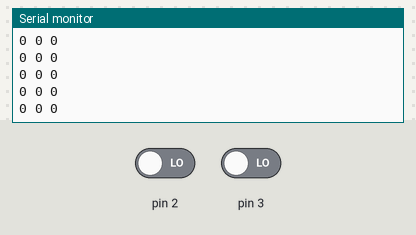
Recording of a sketch running on a simulated Arduino Uno, built with avr-gcc and run on an emulated ATmega328P. On the bench: the last lines printed to the serial monitor. The inputs (shaded band) are chosen by the test bench; at power-on: pin 2 LOW, pin 3 LOW.

Above: at 1.2 s.
1.3 s: pin 2 driven HIGH
At 2.3 s:
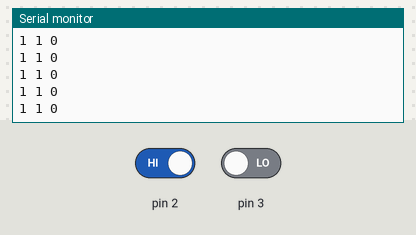
2.8 s: pin 3 driven HIGH
At 3.7 s:
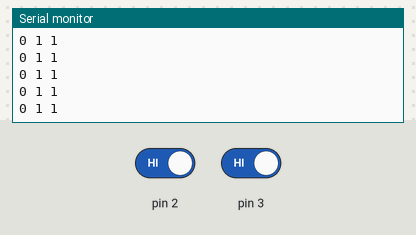
4.3 s: pin 2 driven LOW
At 5.1 s:
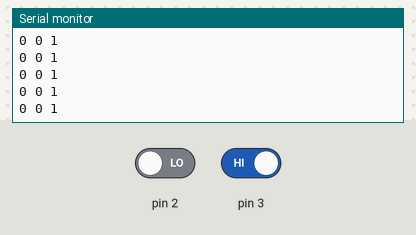

Measured:
- after the input at 1.3 s, the serial monitor: prints a new line after 0.07 s (image 1)
- after the input at 2.8 s, the serial monitor: prints a new line after 0.07 s (image 2)
- after the input at 4.3 s, the serial monitor: prints a new line after 0.07 s (image 3)

The sketch:

InterpretWaterTapController.ino
```cpp
bool open = false;

void setup() {
  pinMode(2, INPUT);
  pinMode(3, INPUT);
  Serial.begin(9600);
  Serial.println("valve_state, open_signal, close_signal");
}

void loop() {
  bool positivePin = digitalRead(2);
  bool negativePin = digitalRead(3);

  if(positivePin == HIGH) {
    open = true;
  }

  if(negativePin == HIGH) {
    open = false;
  }

  Serial.print(open);
  Serial.print(" ");

  Serial.print(positivePin);
  Serial.print(" ");

  Serial.println(negativePin);
}
```
